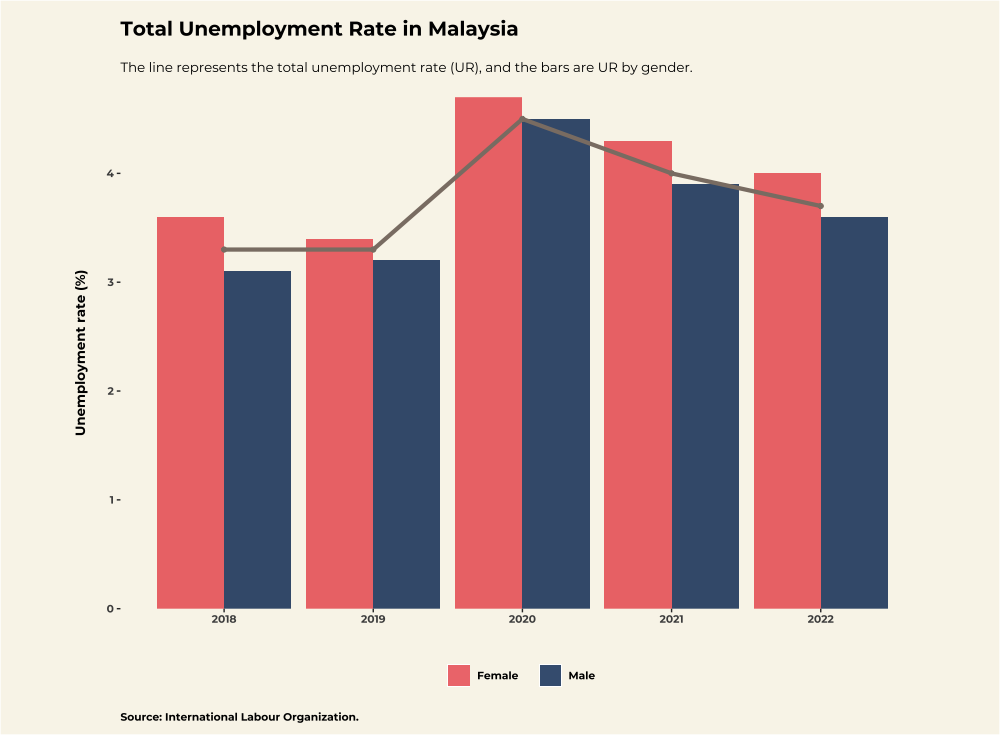

The script that drew this image:
library(tidyverse)
library(ggplot2)
library(ggtext)
library(showtext)

font_add_google('Montserrat','Montserrat')
showtext_auto()

day10=read.csv('~/Desktop/30 Day Chart Challenge/Day 10 - Hybrid/unemployment.csv')

ggplot()+
  geom_bar(data=day10 %>% filter(group!='total'),aes(x=year,y=rate,fill=group),alpha=0.8,stat='identity',position=position_dodge())+
  geom_line(data=day10 %>% filter(group=='total'),aes(x=year,y=rate),color='#8B7E74',size=1.5)+
  geom_point(data=day10 %>% filter(group=='total'),aes(x=year,y=rate),color='#8B7E74')+
  labs(title='\nTotal Unemployment Rate in Malaysia',
       subtitle='\nThe line represents the total unemployment rate (UR), and the bars are UR by gender.\n',
       caption='\nSource: International Labor Office.\n')+
  xlab('')+
  ylab('Unemployment rate (%)\n')+
  scale_y_continuous(expand = c(0,0))+
  scale_fill_manual(values = c('female'='#EA5455',
                               'male'='#002B5B'),labels=c('Female','Male'))+
  theme_bw()+
  theme(text = element_text(family = "Montserrat",face='bold',size=10),
        plot.title=element_text(size=15),
        plot.caption = element_text(hjust=0,size=8),
        plot.subtitle = element_text(size=10,face = 'plain'),
        panel.grid.major = element_blank(),
        panel.grid.minor = element_blank(),
        panel.border = element_blank(),
        plot.background = element_rect(fill='#F9F5EB'),
        panel.background = element_rect(fill='#F9F5EB'),
        legend.position = "bottom",
        legend.title=element_blank(),
        legend.background = element_blank(),
        plot.margin = margin(, 2, , 2,'cm'))
